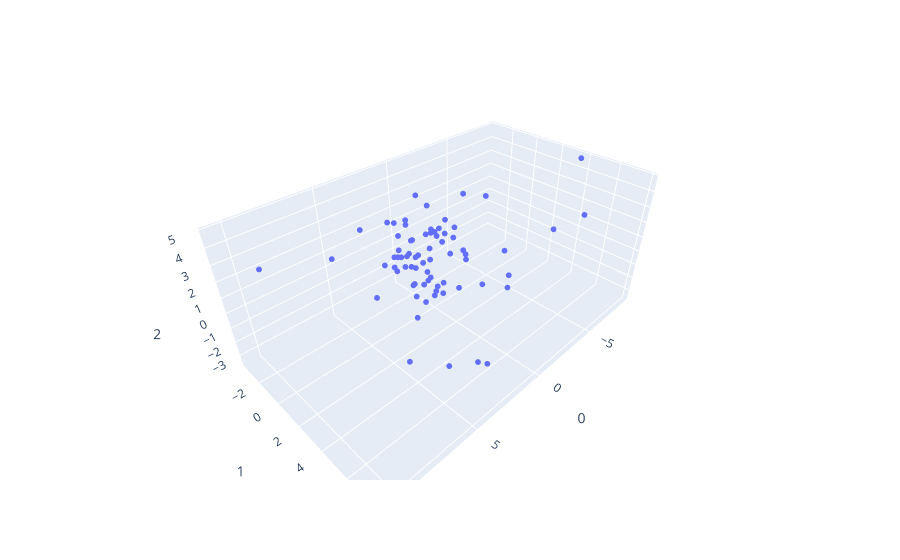

Source (notebook cell):
### Code cell
pca = PCA(n_components=3, random_state=352)
X_pca = pca.fit_transform(X_scaled)

fig = px.scatter_3d(
    X_pca, x=0, y=1, z=2,
    labels={'color': 'species'}
)
fig.update_traces(marker_size=2)
fig.show()
